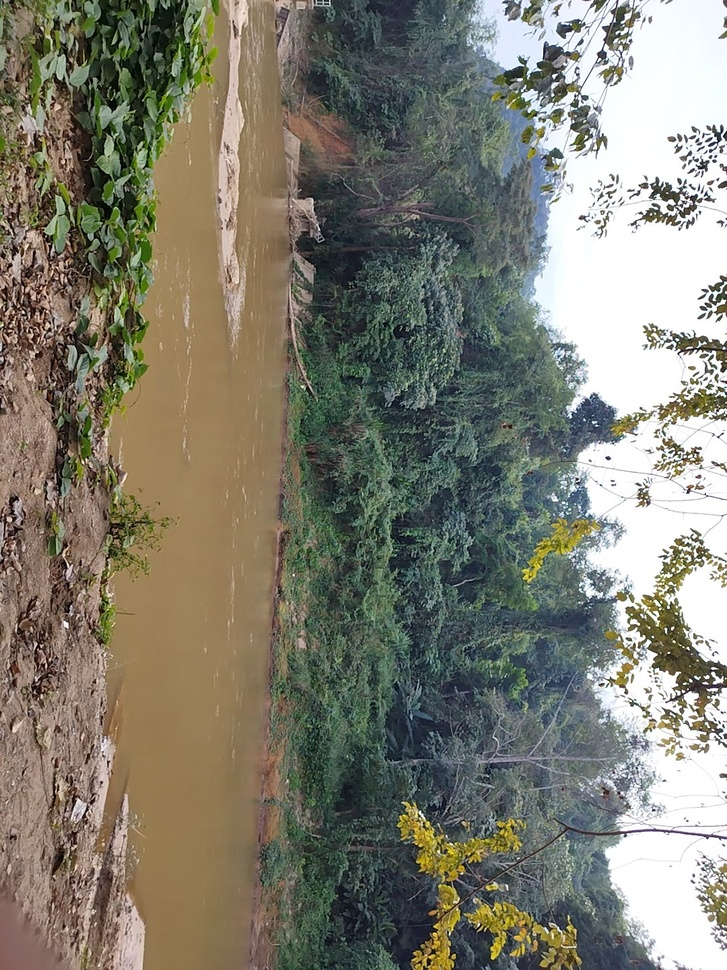
#> input picture detectlevelwaterriver/detectcolorriver/img/pic_2.jpg, 727 x 970 px, shrunk from 1080 x 1440 before the run, found by its file name
$ python level_river.py
#> lines starting #> are read from the running program, lines starting #| are printed output that depends on the picture
from PIL import Image, ImageDraw

# โหลดภาพ
image_path = "detectcolorriver\img\pic_2.jpg"  # เปลี่ยนชื่อไฟล์ตามจริง
image = Image.open(image_path)
#> image is the input picture: PIL image 727x970 RGB; mean R, G, B 127.6, 125.9, 112.8
width, height = image.size
#> width = 727; height = 970

# นิยามระดับน้ำที่ต้องการ (จากด้านบน)
levels = {
    "High Water Level": int(height * 0.2),   # 20% จากด้านบน
    "Medium Water Level": int(height * 0.5), # 50%
    "Low Water Level": int(height * 0.8)     # 80%
}

# วาดเส้นระดับน้ำ
draw = ImageDraw.Draw(image)
for label, y in levels.items():
    color = "red" if "High" in label else ("orange" if "Medium" in label else "green")
    draw.line([(0, y), (width, y)], fill=color, width=2)
    draw.text((10, y - 20), label, fill=color)

# บันทึกผลลัพธ์
output_path = "detectlevelwaterriver\image_detect_level_river\water_levels_only.jpg"
image.save(output_path)
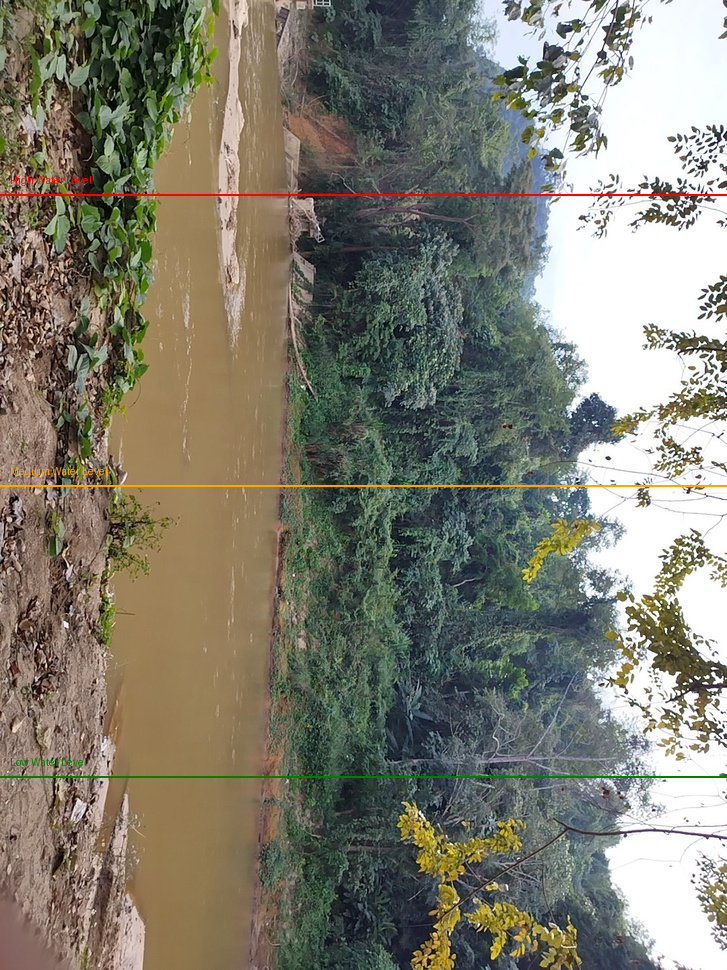
#> saved as water_levels_only.jpg: PIL image 727x970 RGB; mean R, G, B 127.9, 125.7, 112
image.show()

$ run again, with detectlevelwaterriver/detectcolorriver/img/pic_1.jpg copied over detectlevelwaterriver/detectcolorriver/img/pic_2.jpg
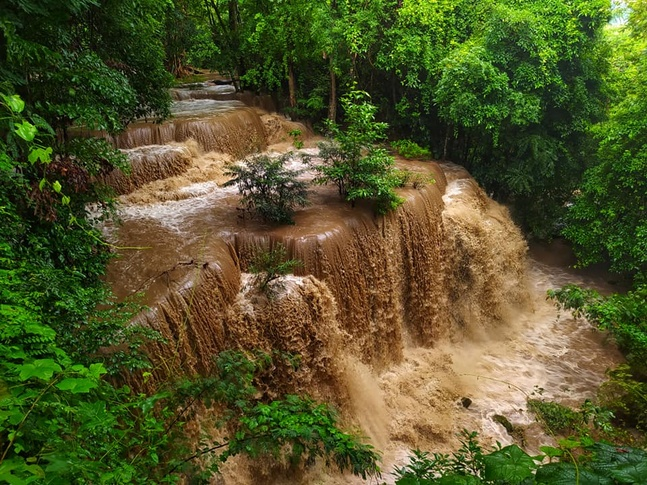
#> input picture detectlevelwaterriver/detectcolorriver/img/pic_1.jpg, 647 x 485 px, shrunk from 960 x 720 before the run, found by its file name
#> image is the input picture: PIL image 647x485 RGB; mean R, G, B 82.6, 84.8, 41.8
#> `image.save(output_path)`:
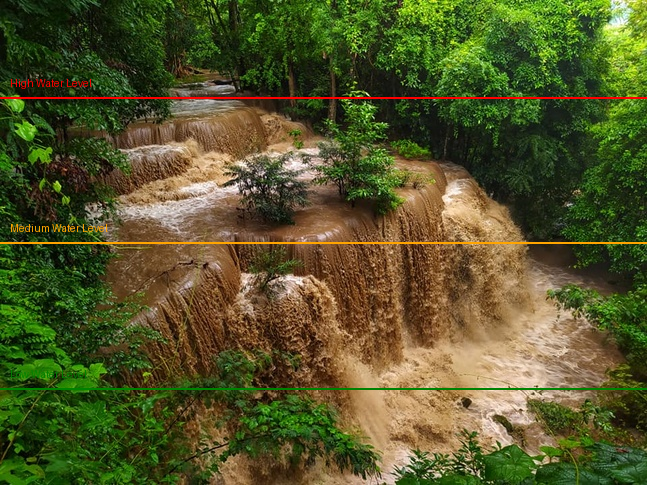
#> saved as water_levels_only.jpg: PIL image 647x485 RGB; mean R, G, B 83.9, 85.1, 41.3
